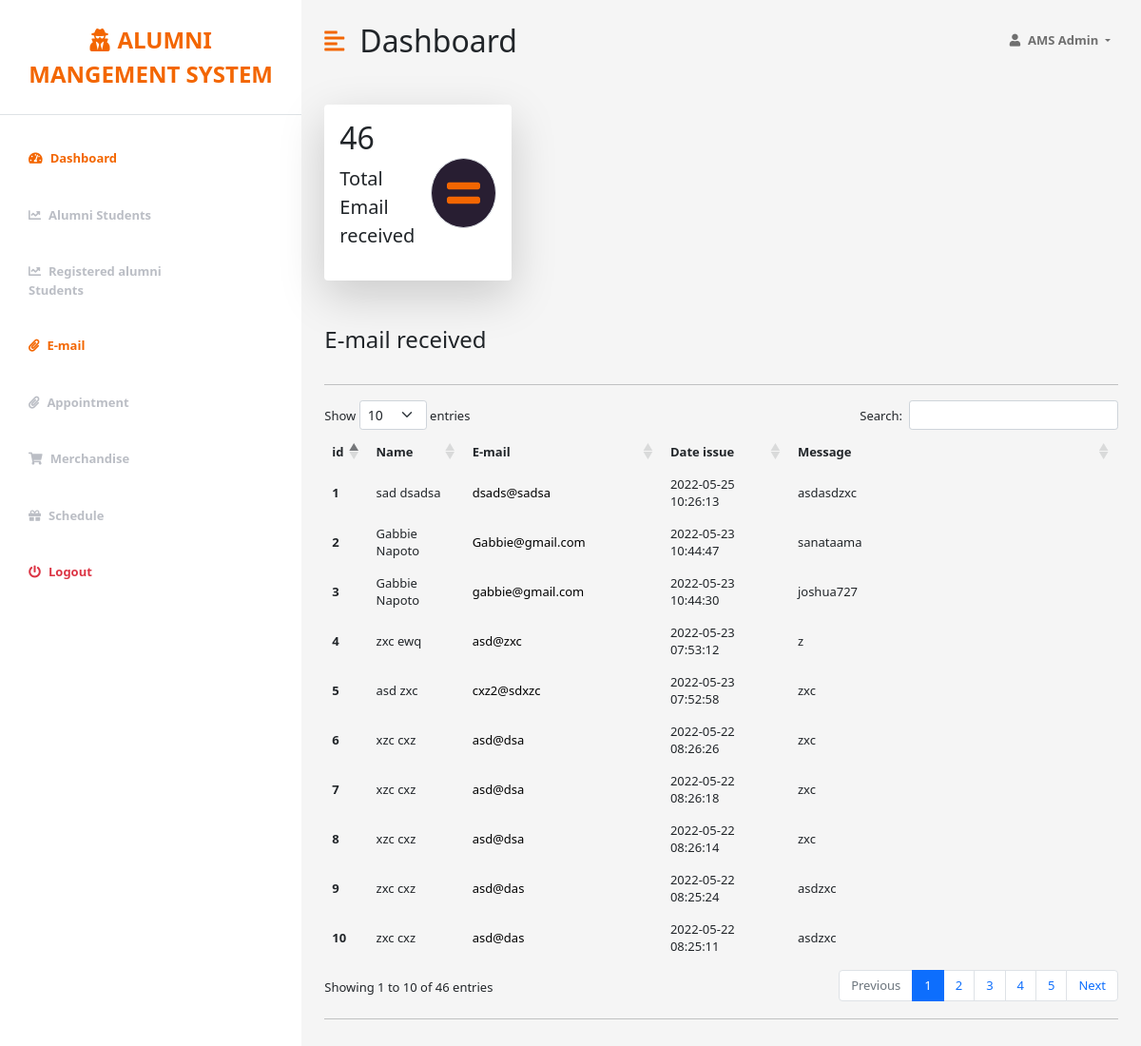
Page /admin/email.php (signed in) on the committed database.
### tables this page shows
CREATE TABLE IF NOT EXISTS `contact` (
  `id` int NOT NULL AUTO_INCREMENT,
  `firstname` varchar(100) NOT NULL,
  `lastname` varchar(100) NOT NULL,
  `email` varchar(100) NOT NULL,
  `message` varchar(500) NOT NULL,
  `created` timestamp NOT NULL DEFAULT CURRENT_TIMESTAMP,
  PRIMARY KEY (`id`)
);

### connection/contact.php (called while the page is built)
<?php
        require 'config.php';
        $sql = "SELECT * FROM contact ORDER BY id DESC";
        $message = $conn->query($sql) or die ($conn->error);
        $row = $message->fetch_assoc();
?>

### admin/email.php (the view, shortened to what this page needs)
<head>
    <link rel="stylesheet" href="../css/fontawesome-free-6.0.0-web/css/all.css">
    <link href="https://cdn.jsdelivr.net/npm/bootstrap@5.0.0-beta3/dist/css/bootstrap.min.css" rel="stylesheet" />
    <link rel="stylesheet" type="text/css" href="https://cdnjs.cloudflare.com/ajax/libs/twitter-bootstrap/5.1.3/css/bootstrap.min.css"/>
    <link rel="stylesheet" href="https://cdnjs.cloudflare.com/ajax/libs/font-awesome/5.15.3/css/all.min.css" />
    <link rel="stylesheet" type="text/css" href="https://cdn.datatables.net/1.12.1/css/dataTables.bootstrap5.min.css"/>
    <link rel="stylesheet" href="styles.css" />
</head>
<?php
     require '../connection/contact.php';
     $query = "SELECT id FROM contact";
     $query_run = mysqli_query($conn, $query);
     $num = mysqli_num_rows($query_run);
     $i = 1;
?>
<body>
    <div class="d-flex" id="wrapper">
        <div class="bg-white" id="sidebar-wrapper">
            <div class="sidebar-heading text-center py-4 primary-text fs-4 fw-bold text-uppercase border-bottom"><i
                    class="fas fa-user-secret me-2"></i>Alumni mangement system</div>
            <div class="list-group list-group-flush my-3">
                <a href="" class="list-group-item list-group-item-action bg-transparent second-text active"><i
                        class="fas fa-tachometer-alt me-2"></i>Dashboard</a>
                <a href="alumni students.php" class="list-group-item list-group-item-action bg-transparent second-text fw-bold"><i
                        class="fas fa-chart-line me-2"></i>Alumni Students</a>
                <a href="registered alumni.php" class="list-group-item list-group-item-action bg-transparent second-text fw-bold"><i
                        class="fas fa-chart-line me-2"></i>Registered alumni Students</a>
                <a href="email.php" class="list-group-item list-group-item-action bg-transparent second-text active"><i
                        class="fas fa-paperclip me-2"></i>E-mail</a>
                <a class="list-group-item list-group-item-action bg-transparent second-text fw-bold" href id="dropdownMenuButton1" data-bs-toggle="dropdown" aria-expanded="false"><i
                        class="fas fa-paperclip me-2"></i>Appointment</a>
                <a href="merchandise.php" class="list-group-item list-group-item-action bg-transparent second-text fw-bold"><i
                        class="fas fa-shopping-cart me-2"></i>Merchandise</a>
                <a href="schedule.php" class="list-group-item list-group-item-action bg-transparent second-text fw-bold"><i
                        class="fas fa-gift me-2"></i>Schedule</a>
                <a href="logout.php" class="list-group-item list-group-item-action bg-transparent text-danger fw-bold"><i
                        class="fas fa-power-off me-2"></i>Logout</a>
            </div>
        </div>
        <div id="page-content-wrapper">
            <nav class="navbar navbar-expand-lg navbar-light bg-transparent py-4 px-4">
                <div class="d-flex align-items-center">
                    <i class="fas fa-align-left primary-text fs-4 me-3" id="menu-toggle"></i>
                    <h2 class="fs-2 m-0">Dashboard</h2>
                </div>
                <div class="collapse navbar-collapse" id="navbarSupportedContent">
                    <ul class="navbar-nav ms-auto mb-2 mb-lg-0">
                        <li class="nav-item dropdown">
                            <a class="nav-link dropdown-toggle second-text fw-bold" href="#" id="navbarDropdown"
                                role="button" data-bs-toggle="dropdown" aria-expanded="false">
                                <i class="fas fa-user me-2"></i>AMS Admin
                            </a>
                        </li>
                    </ul>
                </div>
            </nav>
            <div class="container-fluid px-4">
                <div class="row g-3 my-2">
                    <div class="col-md-3">
                        <div class="p-3 bg-white shadow-lg d-flex justify-content-around align-items-center rounded">
                            <div>
                                <h3 class="fs-2"><?php echo $num;?></h3>
                                <p class="fs-5">Total Email received</p>
                            </div>
                            <i class="fas fa-equals fs-1 primary-text border rounded-full secondary-bg p-3"></i>
                        </div>
                    </div>
                </div>
                <div class="row my-5">
                    <h3 class="fs-4 mb-3">E-mail received</h3>
                    <div class="col">
                    <div class="overflow-hidden">
			<hr>
            <table class="table table-borderless align-middle table-hover">
				<thead>
                                <tr><th scope="col">id</th>
                                    <th scope="col">Name</th>
                                    <th scope="col">E-mail</th>
                                    <th scope="col" width="100">Date issue</th>
                                    <th scope="col">Message</th>
                                </tr>
                            </thead>
                            <tbody>
                            <?php do{
                                ?>
                                <tr>
                                    <th><?php echo $i++;?></th>
                                    <td scope="row"><?php echo $row['firstname'];?> <?php echo $row['lastname'];?></td>
                                    <td scope="row"><a id="default-a" href="https://mail.google.com/mail/?view=cm&fs=1&tf=1&to=<?=$row['email'];?>" title="<?=$row['firstname'];?> <?=$row['lastname'];?>"  target="_blank"><?=$row['email'];?></a></td>
                                    <td scope="row"><?php echo $row['created'];?></td>
                                    <td scope="row"><?php echo $row['message'];?></td>
                                </tr>
                                <?php }while($row = $message->fetch_assoc())?>
                            </tbody>
                        </table>
                        <hr>
                    </div>
                </div>
            </div>
        </div>
    </div>
</body>

### admin/styles.css (style rules this page uses)
.primary-text { color: var(--main-text-color); }
.second-text { color: var(--second-text-color); }
.secondary-bg { background-color: var(--second-bg-color); }
.rounded-full { border-radius: 100%; }
#wrapper { overflow-x: hidden; background: whitesmoke; }
#sidebar-wrapper { min-height: 100vh; margin-left: -15rem; -webkit-transition: margin 0.25s ease-out; -moz-transition: margin 0.25s ease-out; -o-transition: margin 0.25s ease-out; transition: margin 0.25s ease-out; }
#sidebar-wrapper .sidebar-heading { padding: 0.875rem 1.25rem; font-size: 1.2rem; }
#sidebar-wrapper .list-group { width: 15rem; }
#page-content-wrapper { min-width: 100vw; }
#menu-toggle { cursor: pointer; }
.list-group-item { border: none; padding: 20px 30px; }
.list-group-item.active { background-color: transparent; color: var(--main-text-color); font-weight: bold; border: none; }
#default-a { text-decoration: none; color: #000; }
body, td, th,li { font-size: small; }
@media (min-width: 768px) { #sidebar-wrapper { margin-left: 0; } }
@media (min-width: 768px) { #page-content-wrapper { min-width: 0; width: 100%; } }

### rows in the picture
contact: firstname "sad", lastname "dsadsa", email "dsads@sadsa", created "2022-05-25 10:26:13", message "asdasdzxc"
contact: firstname "Gabbie", lastname "Napoto", email "Gabbie@gmail.com", created "2022-05-23 10:44:47", message "sanataama"
contact: firstname "Gabbie", lastname "Napoto", email "gabbie@gmail.com", created "2022-05-23 10:44:30", message "joshua727"
contact: firstname "zxc", lastname "ewq", email "asd@zxc", created "2022-05-23 07:53:12", message "z"
contact: firstname "asd", lastname "zxc", email "cxz2@sdxzc", created "2022-05-23 07:52:58", message "zxc"
contact: firstname "xzc", lastname "cxz", email "asd@dsa", created "2022-05-22 08:26:26", message "zxc"
contact: firstname "xzc", lastname "cxz", email "asd@dsa", created "2022-05-22 08:26:18", message "zxc"
contact: firstname "xzc", lastname "cxz", email "asd@dsa", created "2022-05-22 08:26:14", message "zxc"
contact: firstname "zxc", lastname "cxz", email "asd@das", created "2022-05-22 08:25:24", message "asdzxc"
contact: firstname "zxc", lastname "cxz", email "asd@das", created "2022-05-22 08:25:11", message "asdzxc"

### other values in the picture
$num "46"
